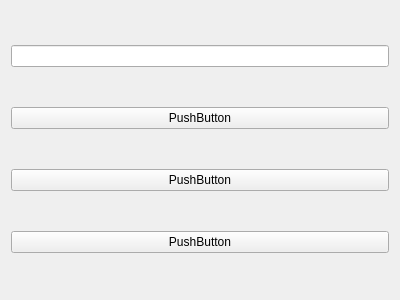
<?xml version="1.0" encoding="UTF-8"?>
<ui version="4.0">
 <class>TestWindow</class>
 <widget class="QWidget" name="TestWindow">
  <property name="geometry">
   <rect>
    <x>0</x>
    <y>0</y>
    <width>400</width>
    <height>300</height>
   </rect>
  </property>
  <property name="windowTitle">
   <string>Form</string>
  </property>
  <layout class="QVBoxLayout" name="verticalLayout">
   <item>
    <widget class="QLineEdit" name="lineEdit"/>
   </item>
   <item>
    <widget class="QPushButton" name="pushButton_2">
     <property name="text">
      <string>PushButton</string>
     </property>
    </widget>
   </item>
   <item>
    <widget class="QPushButton" name="pushButton_3">
     <property name="text">
      <string>PushButton</string>
     </property>
    </widget>
   </item>
   <item>
    <widget class="QPushButton" name="pushButton">
     <property name="text">
      <string>PushButton</string>
     </property>
    </widget>
   </item>
  </layout>
 </widget>
 <resources/>
 <connections/>
</ui>
